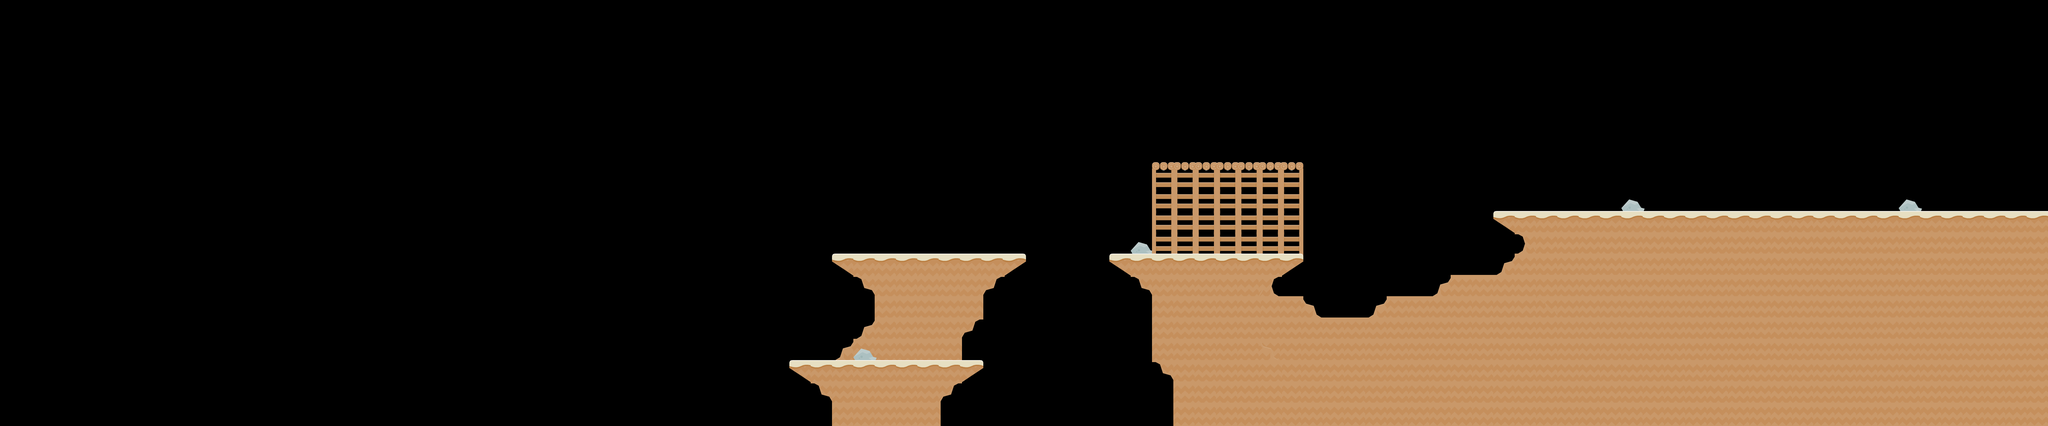

Below is a game level as drawn by its tile map, then a one-line description and the .tmx that defines it (tile-layer data replaced by summaries):
An orthogonal 96x20 tile map with 64x64 px tiles, 3 tile layers (background, detailLayer, foreground), 2 tilesets.

<map version="1.10" tiledversion="1.12.1" orientation="orthogonal" renderorder="right-down" width="96" height="20" tilewidth="64" tileheight="64" infinite="0" nextlayerid="4" nextobjectid="1">
 <tileset firstgid="1" name="summer_terrain" tilewidth="70" tileheight="70" tilecount="49" columns="7">
  <image source="spritesheet_terrain_summer.png" width="512" height="512" />
 </tileset>
 <tileset firstgid="50" name="spritesheet_detail_spring-summer-poi" tilewidth="70" tileheight="70" tilecount="7" columns="0">
  <grid orientation="orthogonal" width="1" height="1" />
  <tile id="0">
   <image source="SprSumPoiDetSprites/bush.png" width="70" height="70" />
  </tile>
  <tile id="1">
   <image source="SprSumPoiDetSprites/coin.png" width="70" height="70" />
  </tile>
  <tile id="2">
   <image source="SprSumPoiDetSprites/plant.png" width="70" height="70" />
  </tile>
  <tile id="3">
   <image source="SprSumPoiDetSprites/rock.png" width="70" height="70" />
  </tile>
  <tile id="4">
   <image source="SprSumPoiDetSprites/platforms.png" width="70" height="70" />
  </tile>
  <tile id="5">
   <image source="SprSumPoiDetSprites/platformSupport.png" width="70" height="70" />
  </tile>
  <tile id="6">
   <image source="SprSumPoiDetSprites/exitSign.png" width="70" height="70" />
  </tile>
 </tileset>
 <layer id="3" name="background" width="96" height="20" tintcolor="#b3b3b3" mode="overlay">
  <data>[1920 cells, 112 non-empty, 5 distinct tile ids]</data>
 </layer>
 <layer id="2" name="detailLayer" width="96" height="20">
  <data>[1920 cells, 32 non-empty, 2 distinct tile ids]</data>
 </layer>
 <layer id="1" name="foreground" width="96" height="20">
  <data>[1920 cells, 323 non-empty, 8 distinct tile ids]</data>
 </layer>
</map>
